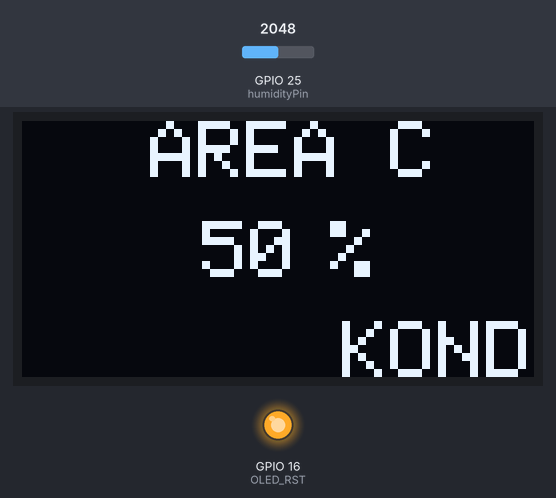
Bench run of a sketch on a simulated ESP32. Shown: 128×64 one-colour display, output pins drawn as LEDs (lit = HIGH). The test bench sets the inputs (shaded band); at power-on: GPIO 25 (humidityPin) = 2048. No radio packets arrive unless stated; what the sketch prints to the serial monitor is not drawn.

Above: at 1.29 s.
1.3 s: GPIO 25 (humidityPin) set to 2416
At 1.64 s:
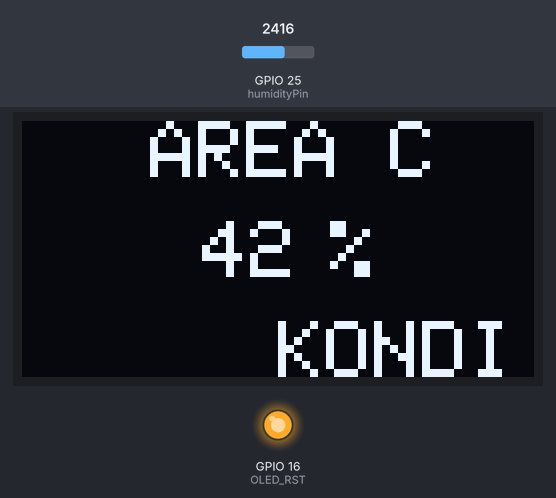
3.0 s: GPIO 25 (humidityPin) set to 2529
At 3.18 s:
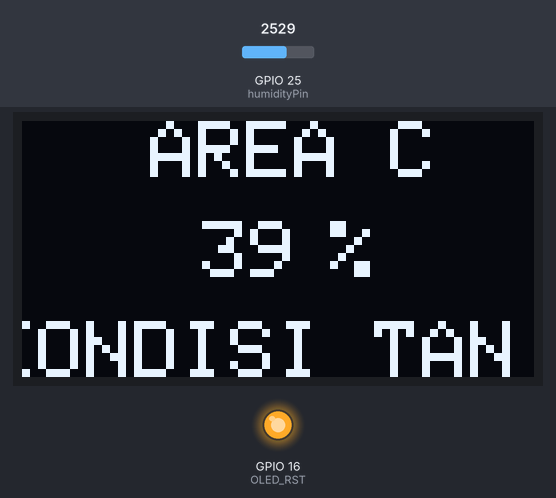
5.1 s: GPIO 25 (humidityPin) set to 2047
At 10.7 s:
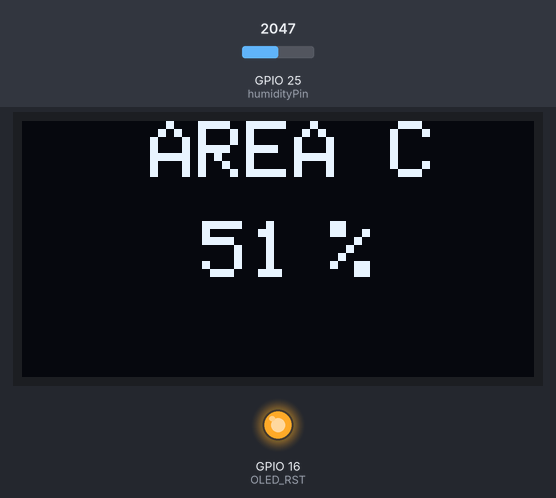
Timing chart, 0 to 12.2 s (numbered marks = the images above; inputs shaded):
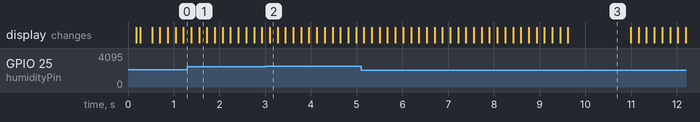

The sketch:

Lora_OLED_Client.ino
```cpp
#include <SPI.h>
#include <LoRa.h>
// Libraries for OLED Display
#include <Wire.h>
#include <Adafruit_GFX.h>
#include <Adafruit_SSD1306.h>

// define the pins used by the LoRa transceiver module
#define SCK 5
#define MISO 19
#define MOSI 27
#define SS 18
#define RST 14
#define DIO0 26

// 433E6 for Asia
// 866E6 for Europe
// 915E6 for North America
#define BAND 915E6

// OLED pins
#define OLED_SDA 21
#define OLED_SCL 22
#define OLED_RST 16
#define SCREEN_WIDTH 128 // OLED display width, in pixels
#define SCREEN_HEIGHT 64 // OLED display height, in pixels

// Humidity
#define humidityPin 25
// int humidityValue;
// int humidityRead;
String humidityString;
// you need to replace this value with Value_2
const int SensorPin = A0;
int soilMoistureValue = 0;
int soilmoisturepercent = 0;

/* LoRa to Nano interface
   VCC      3V3
   GND      GND
   MISO     D12
   MOSI     D11
   SCK      D13
   NSS/CS   D10
   RESET    D9
*/
int x, minX;
char message[]="29M LstWyPt, 345M StPt, rec#89";
Adafruit_SSD1306 display(SCREEN_WIDTH, SCREEN_HEIGHT, &Wire, OLED_RST);

void setup()
{
  Serial.begin(115200);
  //  pinMode(humidityPin, INPUT_PULLUP);
  pinMode(OLED_RST, OUTPUT);
  pinMode(humidityPin, INPUT);
  digitalWrite(OLED_RST, LOW);
  delay(20);
  digitalWrite(OLED_RST, HIGH);

  // initialize OLED
  Wire.begin(OLED_SDA, OLED_SCL);
  if (!display.begin(SSD1306_SWITCHCAPVCC, 0x3c, false, false))
  { // Address 0x3C for 128x32
    Serial.println(F("SSD1306 allocation failed"));
    for (;;)
      ; // Don't proceed, loop forever
  }

  display.clearDisplay();
  display.setTextColor(WHITE);
  display.setTextSize(1);
  display.setCursor(0, 0);
  display.print("LORA Area A");
  display.display();

  Serial.println("LoRa Sender Test");
  // SPI LoRa pins
  SPI.begin(SCK, MISO, MOSI, SS);
  // setup LoRa transceiver module
  LoRa.setPins(SS, RST, DIO0);
  if (!LoRa.begin(BAND))
  {
    Serial.println("Starting LoRa failed!");
    while (1)
      ;
  }
  Serial.println("LoRa Initializing OK!");
   x = display.width();
  minX = -12 * strlen(message);  // 12 = 6 pixels/character * text size 2

}

void loop()
{
  int rssi = LoRa.rssi();
  soilMoistureValue = analogRead(humidityPin); // put Sensor insert into soil
  Serial.println(soilMoistureValue);
  soilmoisturepercent = map(soilMoistureValue,  0, 4095, 100, 0);
  LoRa.beginPacket();
  LoRa.print(soilmoisturepercent);
  LoRa.print('#');
  LoRa.print(rssi);
  LoRa.print('#');
  LoRa.endPacket();

//  oled display
// display.setCursor(0,0);
//  display.setTextSize(1);
//  display.println("AREA A");
//  display.setCursor(0,20);
//  display.setTextSize(1);
//  display.setTextColor(WHITE);
//  display.println("Kelembaban : ");
//  display.setCursor(80,20);
//  display.setTextSize(1);
//  display.setTextColor(WHITE);
//  display.println(soilmoisturepercent);
//
//  display.setCursor(90,20);  //oled display
//  display.setTextSize(1);
//  display.setTextColor(WHITE);
//  display.println(" %");
//  display.setCursor(0,30);
//  display.setTextSize(1);
//  display.println("Tanah : Kering");
//  display.display();
//  display.clearDisplay();

  if (soilmoisturepercent >= 0 && soilmoisturepercent <= 100)
  {

    Serial.print(soilmoisturepercent);
    Serial.println("%");
    if (soilmoisturepercent >= 0 && soilmoisturepercent <= 40) {
        display.setCursor(32,0);
  display.setTextSize(2);
  display.println("AREA C");
//  display.setCursor(0,20);
//  display.setTextSize(1.1);
//  display.setTextColor(WHITE);
//  display.println("Kelembaban : ");
  display.setCursor(45,25);
  display.setTextSize(2);
  display.setTextColor(WHITE);
  display.println(soilmoisturepercent);
  display.setCursor(65,25);  //oled display
  display.setTextSize(2);
  display.setTextColor(WHITE);
  display.println(" %");
  display.setCursor(x,50);
  display.setTextSize(2);
  display.println("KONDISI TANAH KERING");
   x=x-4; // scroll speed, make more positive to slow down the scroll
   if(x < minX) x= display.width();
  display.display();
  display.clearDisplay();
    }
    else if (soilmoisturepercent >= 40 && soilmoisturepercent <= 50) {
        display.setCursor(32,0);
  display.setTextSize(2);
  display.println("AREA C");
//  display.setCursor(0,20);
//  display.setTextSize(1.1);
//  display.setTextColor(WHITE);
//  display.println("Kelembaban : ");
  display.setCursor(45,25);
  display.setTextSize(2);
  display.setTextColor(WHITE);
  display.println(soilmoisturepercent);
  display.setCursor(65,25);  //oled display
  display.setTextSize(2);
  display.setTextColor(WHITE);
  display.println(" %");
  display.setCursor(x,50);
  display.setTextSize(2);
  display.println("KONDISI TANAH NORMAL");
   x=x-4; // scroll speed, make more positive to slow down the scroll
   if(x < minX) x= display.width();
  display.display();
  display.clearDisplay();
    }
    else if (soilmoisturepercent >= 51 && soilmoisturepercent <= 100) {
     display.setCursor(32,0);
  display.setTextSize(2);
  display.println("AREA C");
//  display.setCursor(0,20);
//  display.setTextSize(1.1);
//  display.setTextColor(WHITE);
//  display.println("Kelembaban : ");
  display.setCursor(45,25);
  display.setTextSize(2);
  display.setTextColor(WHITE);
  display.println(soilmoisturepercent);
  display.setCursor(65,25);  //oled display
  display.setTextSize(2);
  display.setTextColor(WHITE);
  display.println(" %");
  display.setCursor(x,50);
  display.setTextSize(2);
  display.println("KONDISI TANAH SEDANG BASAH");
   x=x-4; // scroll speed, make more positive to slow down the scroll
   if(x < minX) x= display.width();
  display.display();
  display.clearDisplay();
    }
  }
}
```

Measured:
- the behaviour switches between 2456 and 2457 on GPIO 25 (humidityPin) (found by bisection; images 1 and 2)
- after the input at 3.0 s, the display: changes after 0.10 s (image 2)
- after the input at 5.1 s, the display: first differs from a run without the input after 0.23 s (image 3 shows a later state)
- what the display in image 3 shows lasts 1.4 s, from 9.6 s to 11.0 s
